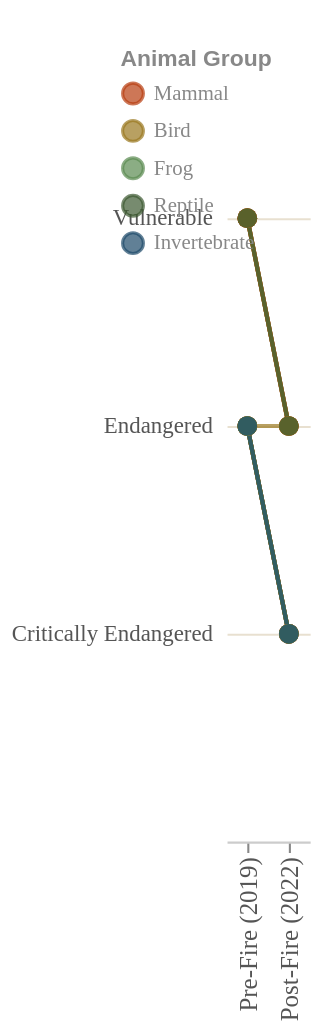

Write the Vega-Lite specification saved for this chart.
### Vega-Lite specification from a JSON file in a GitHub repository (floating-point values rounded to 4 significant figures)
{"$schema": "https://vega.github.io/schema/vega-lite/v5.json", "width": "container", "height": 400, "background": "transparent", "data": {"values": [{"species": "KI Dunnart", "group": "Mammal", "time": "Pre-Fire (2019)", "status": 2, "label": "Endangered"}, {"species": "KI Dunnart", "group": "Mammal", "time": "Post-Fire (2022)", "status": 1, "label": "Critically Endangered"}, {"species": "Long-footed Potoroo", "group": "Mammal", "time": "Pre-Fire (2019)", "status": 2, "label": "Endangered"}, {"species": "Long-footed Potoroo", "group": "Mammal", "time": "Post-Fire (2022)", "status": 1, "label": "Critically Endangered"}, {"species": "Greater Glider", "group": "Mammal", "time": "Pre-Fire (2019)", "status": 3, "label": "Vulnerable"}, {"species": "Greater Glider", "group": "Mammal", "time": "Post-Fire (2022)", "status": 2, "label": "Endangered"}, {"species": "Leadbeater's Possum", "group": "Mammal", "time": "Pre-Fire (2019)", "status": 2, "label": "Endangered"}, {"species": "Leadbeater's Possum", "group": "Mammal", "time": "Post-Fire (2022)", "status": 1, "label": "Critically Endangered"}, {"species": "Smoky Mouse", "group": "Mammal", "time": "Pre-Fire (2019)", "status": 2, "label": "Endangered"}, {"species": "Smoky Mouse", "group": "Mammal", "time": "Post-Fire (2022)", "status": 1, "label": "Critically Endangered"}, {"species": "Brush-tailed Rock-wallaby", "group": "Mammal", "time": "Pre-Fire (2019)", "status": 3, "label": "Vulnerable"}, {"species": "Brush-tailed Rock-wallaby", "group": "Mammal", "time": "Post-Fire (2022)", "status": 2, "label": "Endangered"}, {"species": "Eastern Pygmy Possum", "group": "Mammal", "time": "Pre-Fire (2019)", "status": 3, "label": "Vulnerable"}, {"species": "Eastern Pygmy Possum", "group": "Mammal", "time": "Post-Fire (2022)", "status": 2, "label": "Endangered"}, {"species": "Swift Parrot", "group": "Bird", "time": "Pre-Fire (2019)", "status": 2, "label": "Endangered"}, {"species": "Swift Parrot", "group": "Bird", "time": "Post-Fire (2022)", "status": 1, "label": "Critically Endangered"}, {"species": "Regent Honeyeater", "group": "Bird", "time": "Pre-Fire (2019)", "status": 2, "label": "Endangered"}, {"species": "Regent Honeyeater", "group": "Bird", "time": "Post-Fire (2022)", "status": 1, "label": "Critically Endangered"}, {"species": "Glossy Black-Cockatoo", "group": "Bird", "time": "Pre-Fire (2019)", "status": 3, "label": "Vulnerable"}, {"species": "Glossy Black-Cockatoo", "group": "Bird", "time": "Post-Fire (2022)", "status": 2, "label": "Endangered"}, {"species": "Eastern Bristlebird", "group": "Bird", "time": "Pre-Fire (2019)", "status": 2, "label": "Endangered"}, {"species": "Eastern Bristlebird", "group": "Bird", "time": "Post-Fire (2022)", "status": 2, "label": "Endangered"}, {"species": "Gang-gang Cockatoo", "group": "Bird", "time": "Pre-Fire (2019)", "status": 3, "label": "Vulnerable"}, {"species": "Gang-gang Cockatoo", "group": "Bird", "time": "Post-Fire (2022)", "status": 2, "label": "Endangered"}, {"species": "Blue Mountains Swamp Frog", "group": "Frog", "time": "Pre-Fire (2019)", "status": 2, "label": "Endangered"}, {"species": "Blue Mountains Swamp Frog", "group": "Frog", "time": "Post-Fire (2022)", "status": 1, "label": "Critically Endangered"}, {"species": "Stuttering Frog", "group": "Frog", "time": "Pre-Fire (2019)", "status": 2, "label": "Endangered"}, {"species": "Stuttering Frog", "group": "Frog", "time": "Post-Fire (2022)", "status": 1, "label": "Critically Endangered"}, {"species": "Narrow-headed Skink", "group": "Reptile", "time": "Pre-Fire (2019)", "status": 3, "label": "Vulnerable"}, {"species": "Narrow-headed Skink", "group": "Reptile", "time": "Post-Fire (2022)", "status": 2, "label": "Endangered"}, {"species": "Kangaroo Island Assassin Spider", "group": "Invertebrate", "time": "Pre-Fire (2019)", "status": 2, "label": "Endangered"}, {"species": "Kangaroo Island Assassin Spider", "group": "Invertebrate", "time": "Post-Fire (2022)", "status": 1, "label": "Critically Endangered"}]}, "params": [{"name": "groupSelect", "value": "All", "bind": {"input": "select", "options": ["All", "Mammal", "Bird", "Frog", "Reptile", "Invertebrate"], "labels": ["All Groups", "Mammals", "Birds", "Frogs", "Reptiles", "Invertebrates"], "name": "Filter by group: "}}], "transform": [{"filter": "groupSelect === 'All' || datum.group === groupSelect"}], "layer": [{"mark": {"type": "line", "strokeWidth": 2, "opacity": 0.7}, "encoding": {"x": {"field": "time", "type": "ordinal", "sort": ["Pre-Fire (2019)", "Post-Fire (2022)"], "axis": {"title": null, "labelColor": "#555", "labelFont": "DM Mono", "labelFontSize": 12, "grid": false, "domainColor": "#ccc"}}, "y": {"field": "status", "type": "quantitative", "scale": {"domain": [0.5, 3.5]}, "axis": {"title": null, "values": [1, 2, 3], "labelExpr": "datum.value===1?'Critically Endangered':datum.value===2?'Endangered':'Vulnerable'", "labelColor": "#555", "labelFont": "DM Mono", "labelFontSize": 11, "grid": true, "gridColor": "#e8e0d0", "domainColor": "transparent", "tickColor": "transparent"}}, "detail": {"field": "species"}, "color": {"field": "group", "type": "nominal", "scale": {"domain": ["Mammal", "Bird", "Frog", "Reptile", "Invertebrate"], "range": ["#b83d10", "#9a7820", "#5a8a50", "#3d5a32", "#1e4a6a"]}, "legend": {"title": "Animal Group", "labelColor": "#888", "titleColor": "#888", "labelFont": "DM Mono", "orient": "top-right"}}, "tooltip": [{"field": "species", "title": "Species"}, {"field": "group", "title": "Group"}, {"field": "time", "title": "Period"}, {"field": "label", "title": "Threat Status"}]}}, {"mark": {"type": "point", "filled": true, "size": 90}, "encoding": {"x": {"field": "time", "type": "ordinal", "sort": ["Pre-Fire (2019)", "Post-Fire (2022)"]}, "y": {"field": "status", "type": "quantitative"}, "color": {"field": "group", "type": "nominal", "scale": {"domain": ["Mammal", "Bird", "Frog", "Reptile", "Invertebrate"], "range": ["#b83d10", "#9a7820", "#5a8a50", "#3d5a32", "#1e4a6a"]}}, "tooltip": [{"field": "species", "title": "Species"}, {"field": "group", "title": "Group"}, {"field": "time", "title": "Period"}, {"field": "label", "title": "Threat Status"}]}}], "config": {"view": {"stroke": null}}}
